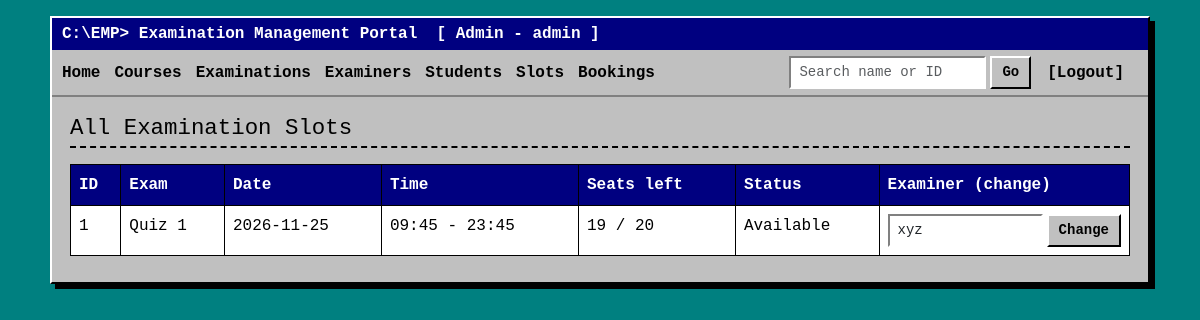
The page /admin/slots (signed in) on the database its author committed.
### models.py (models this page shows, shortened)
class Slot(db.Model):
    id = db.Column(db.Integer, primary_key=True)
    exam_id = db.Column(db.Integer, db.ForeignKey("exam.id"), nullable=False)
    examiner_id = db.Column(db.Integer, db.ForeignKey("user.id"), nullable=False)
    slot_date = db.Column(db.Date, nullable=False)
    start_time = db.Column(db.String(5), nullable=False)      # hour:min
    end_time = db.Column(db.String(5), nullable=False)
    capacity = db.Column(db.Integer, nullable=False)
    status = db.Column(db.String(20), default="Available")
    exam = db.relationship("Exam", backref="slots")
    examiner = db.relationship("User")
    def booked(self):
        return Booking.query.filter(Booking.slot_id == self.id,
                                    Booking.status.in_(["Booked", "Completed"])).count()
    def seats_left(self):
        return self.capacity - self.booked()

class Exam(db.Model):
    id = db.Column(db.Integer, primary_key=True)
    course_id = db.Column(db.Integer, db.ForeignKey("course.id"), nullable=False)
    examiner_id = db.Column(db.Integer, db.ForeignKey("user.id"))
    name = db.Column(db.String(100), nullable=False)
    exam_type = db.Column(db.String(30), nullable=False)
    duration = db.Column(db.Integer, nullable=False)
    max_marks = db.Column(db.Integer, nullable=False)
    slot_start = db.Column(db.Date, nullable=False)
    slot_end = db.Column(db.Date, nullable=False)
    book_start = db.Column(db.Date, nullable=False)
    book_end = db.Column(db.Date, nullable=False)
    status = db.Column(db.String(20), default="Draft")
    course = db.relationship("Course", backref="exams")
    examiner = db.relationship("User")

### routes/admin.py (the view)
@admin.route("/slots")
@login_required("admin")
def slots():
    examiners = User.query.filter_by(role="examiner", status="Approved").all()
    return render_template("admin/slots.html", slots=Slot.query.all(), examiners=examiners)

### app.py (called while the page is built)
@app.context_processor
def inject_user():
    return {"role": session.get("role"), "user_name": session.get("name")}

### helpers.py (called while the page is built)
def login_required(role):
    def decorator(page):
        @wraps(page)
        def wrapper(*args, **kwargs):
            if session.get("role") != role:
                flash("Please log in with the correct account.")
                return redirect(url_for("auth.login"))
            return page(*args, **kwargs)
        return wrapper
    return decorator

### templates/admin/slots.html
{% extends "base.html" %}
{% block content %}
<h2>All Examination Slots</h2>
<div class="table-responsive">
<table class="table table-bordered">
  <tr><th>ID</th><th>Exam</th><th>Date</th><th>Time</th><th>Seats left</th><th>Status</th><th>Examiner (change)</th></tr>
  {% for s in slots %}
  <tr>
    <td>{{ s.id }}</td><td>{{ s.exam.name }}</td><td>{{ s.slot_date }}</td>
    <td>{{ s.start_time }} - {{ s.end_time }}</td>
    <td>{{ s.seats_left() }} / {{ s.capacity }}</td><td>{{ s.status }}</td>
    <td>
      <form method="post" action="{{ url_for('admin.slot_examiner', id=s.id) }}" class="d-flex gap-1">
        <select class="form-select form-select-sm" name="examiner_id">
          {% for u in examiners %}
          <option value="{{ u.id }}" {{ 'selected' if u.id == s.examiner_id }}>{{ u.name }}</option>
          {% endfor %}
        </select>
        <button class="btn btn-sm">Change</button>
      </form>
    </td>
  </tr>
  {% else %}
  <tr><td colspan="7">No slots yet.</td></tr>
  {% endfor %}
</table>
</div>
{% endblock %}

### static/style.css (style rules this page uses)
html { background: #008080; color-scheme: only light; }
body { background: #008080; min-height: 100vh; font-family: "Courier New", Courier, monospace; color: #000; padding: 16px; }
h2 { font-size: 1.4rem; border-bottom: 2px dashed #000; padding-bottom: 4px; margin-bottom: 16px; }
.btn { background: #c0c0c0; color: #000; border: 2px solid; border-color: #fff #000 #000 #fff; border-radius: 0; font-family: inherit; font-weight: bold; padding: 2px 10px; }
.form-control, .form-select { background: #fff; border: 2px solid; border-color: #808080 #fff #fff #808080; border-radius: 0; font-family: inherit; }
.table { background: #fff; border-color: #000; margin-bottom: 8px; }
.table th { background: #000080; color: #fff; }

### rows shown on the page
Slot: id "1", exam.name "Quiz 1", slot_date "2026-11-25", start_time "09:45", end_time "23:45", seats_left "19", capacity "20", status "Available"

### other values the page prints
{{ user_name }} "Admin"
{{ role }} "admin"
form field examiner_id "xyz"
